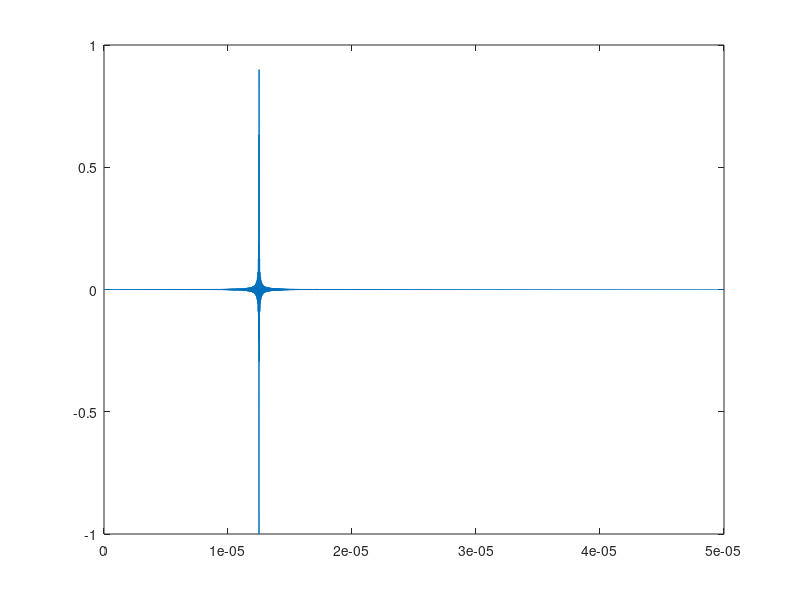

Reproduce this figure in MATLAB. (Note: this script raises an error after producing the figure.)
%% Generiranje radio signala
 
clear all;
close all;

% parametri modela
fs = 200 * 10^6;
tmax = 50e-6; %50 us 
BK = 500e3; % 500 kHz
fAD = 20e6; % 20 MHz
fsH = fAD;

% vremenska os za analognu domenu
t=(0:1/fs:tmax);
t=t(:);
% komunikacijski kanal
fRF=50e6;   % centralna radio frekvencija
BRF=2e6;    % sirina radio podrucja
% radio signal
uRX=sinc(8*pi*BRF*(t-tmax/4)).*sign(sin(2*pi*fRF*t));

%% Prikaz radio signala
close all;

N = length(t);

figure('name', 'Vremenski oblik radio signala');
plot(t, uRX);

figure('name', 'Spektar radio signala');
[URX, f] = FFT(uRX, blackman(N), 2*N, fs);
plot(f, 20 * log10(abs(URX)));

%% Parametri transpozicije frekvencije

fcMF = 5e6; %5 MHz
fMF = 45e6; %44 MHz
uMF = cos(2 * pi * fMF * t);

%% Dizajn RF filtra

NRF = 4; % inače je red 2, ali 4 da bi se ostvarilo gušenje 80dB
fg = 51e6;
fd = 49e6;
w = 2 * pi * [fd,  fg];
[z, p, k] = cheby1(NRF, 0.5, w, 's'); 
H = freqs(k * poly(z), poly(p), 2 * pi * f);
figure('name', 'RF filtar');
freqK(H, f);

hRF = impulse(zpk(z,p,k), t);

%% Dizajn IF filtra

NIF = 6;
fg = fsH / 2; 

[z, p, k] = ellip(NIF, 0.5, 80, 2 * pi * fg, 's');
H = freqs(k * poly(z), poly(p), 2 * pi * f);
figure('name', 'IF filtar');
freqK(H, f);

hIF = impulse(zpk(z,p,k), t);

%% Transpozcija signala u nisko-frekvencijsko područje

gain = 10;
uRF = gain * conv(uRX, hRF) /fs;
uRF = uRF(1:N);

uIF = uMF .* uRF; 


uIF = gain * conv(uIF, hIF)/fs;
uIF = uIF(1:N);

[UIF, f] = FFT(uIF, blackman(N), 2 * N, fs);  

figure('name', 'Spektar nakon transpozicije');
plot(f, 20 * log10(abs(UIF)));


%% Analogno-digitalni pretvornik

tH = 0:1/fsH:tmax;
NH = length(tH);
fH = fos(N, fsH);
uAD = nth(uIF, ceil(length(t)/length(tH)));
figure('name', 'Ulaz u AD');
plot(t, uIF);

figure('name', 'Izlaz iz AD');
plot(tH, uAD);

figure('name', 'Spektar na izlazu AD');
[UAD, f] = FFT(uAD, blackman(NH), 2 * NH, fsH);
plot(f, 20 * log10(abs(UAD)));

%% Numerički upravljan oscilator

wNCO = 2 * pi * 5e6;
n = 0:1:NH -1;
uMIX = exp(1i * wNCO * tH);
uD = uAD' .* uMIX;

[UD, f] = FFT(uD, blackman(NH)', NH * 2, fsH);
figure('name', 'Spektar signala na izlazu mixera');
plot(f, 20 * log10(abs(UD)));


%% CIC decimator

close all;

Ncic = 6;
fsL = 2e6;
R = fsH/fsL;
M = 1;
fsL = fsH / R;
tL = 0:1/fsL:tmax;
NL = length(tL);
fL = fos(NL, fsL);
w = fos(NH, 2 * pi);

hCIC = 1/R * ones(1, R);
hCICn = hCIC;

for i=1:Ncic
     hCICn = conv(hCICn, hCIC);
end

%HCIC = ((1/R) * (sin (w./2) ./(sin (w./(2*R))))).^Ncic;
HCIC = freqz(hCICn, 1, w);
figure('name', 'Frekvencijska karakteristika CIC decimatora');
plot(fos(NH, fsH), 20 * log10(abs(HCIC)));

%% Filtriranje CIC decimatorom

yCIC = conv(uD, hCICn);
yCIC = yCIC(1:NH);
yCIC = nth(yCIC, R);
[YCIC, f] = FFT(yCIC, blackman(NL)', NL * 2, fsL);

figure('name', 'Spektar nakon CIC-a');
plot(f, 20 * log10(abs(YCIC)));


%% Dizajn CIC kompenzatora

w = fos(NL, 2 * pi);
Apass=0.1;
Astop=40;

Ap=1-10^(-Apass/2/20);
As=10^(-Astop/20);

B=500*10^3;
wg=B/fsL/2;
hCICK=firceqrip(60,wg,[Ap As],'invsinc',[1/2, Ncic],'passedge');
HCICK = freqz(hCICK,1,w);
figure('name','Frekvencijska karakterisitika kompenzatora');
plot(fL, 20*log10(abs(HCICK)));

%% Odziv CIC kompenzatora

close all;

yCICK = conv(yCIC, hCICK);
yCICK = yCICK(1:NL);
figure('name','Spektar nakon kompenzatora')
[YCICK, f] = FFT(yCICK, blackman(NL)', NL * 2, fsL);
plot(f, 20 * log10(abs(YCICK)));


%% Dizajn selektora kanala

Nsk = 100;
Bk = 500e3; %širina kanala
Tr = 0.05 * Bk;
fd = 0;
fg = Bk;
f1 = fd - Tr;
f2 = fg + Tr;
wp = [-1 f1/(fsL/2) fd/(fsL/2) fg/(fsL/2) f2/(fsL/2) 1];
hsk = cfirpm(Nsk - 1, wp, [0 0 2 2 0 0]);
w = fos(NL, 2 * pi);
Hsk = freqz(hsk, 1, w);
figure('name', 'Selektor kanala');
plot(fL, 20 * log10(abs(Hsk)));

%% Filtriranje selektorom kanala

ySK = conv(yCICK, hsk, 'same');

figure('name', 'Signal na izlazu selektora');
plot(tL, real(ySK)); 







%% 






% 
% figure('name', 'Frekvencijska karakteristika CIC decimatora');
% plot(w, 20 * log10(HCIC));
% 
% uCIC = conv(abs(uD), hCIC, 'same');
% uCIC = decimate(uCIC, R);
% 
% 
% 
% 
% 
% figure('name', 'Signal nakon CIC-a');
% plot(tL, uCIC);
% figure('name', 'Spektar nakon CIC-a');
% [UCIC, f] = FFT(uCIC, blackman(NL)', NL * 2, fsL);
% plot(f, 20 * log10(abs(UCIC)));







